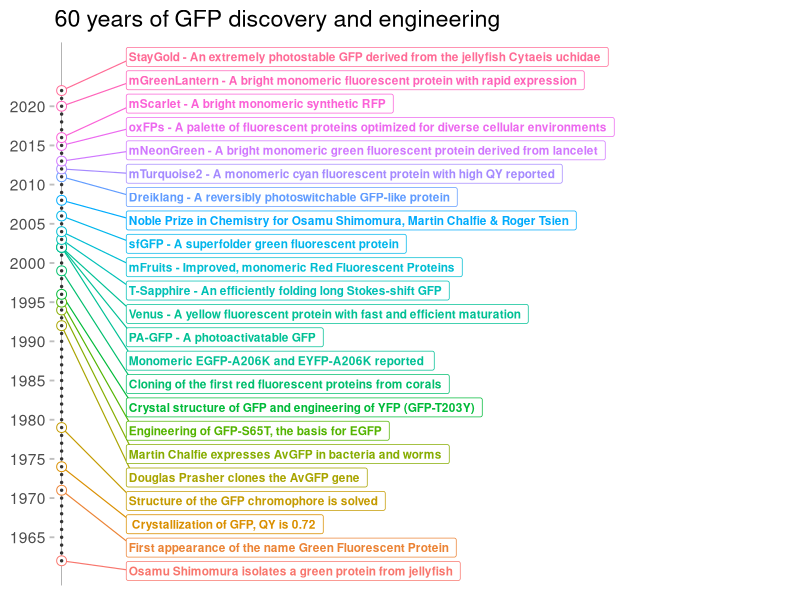
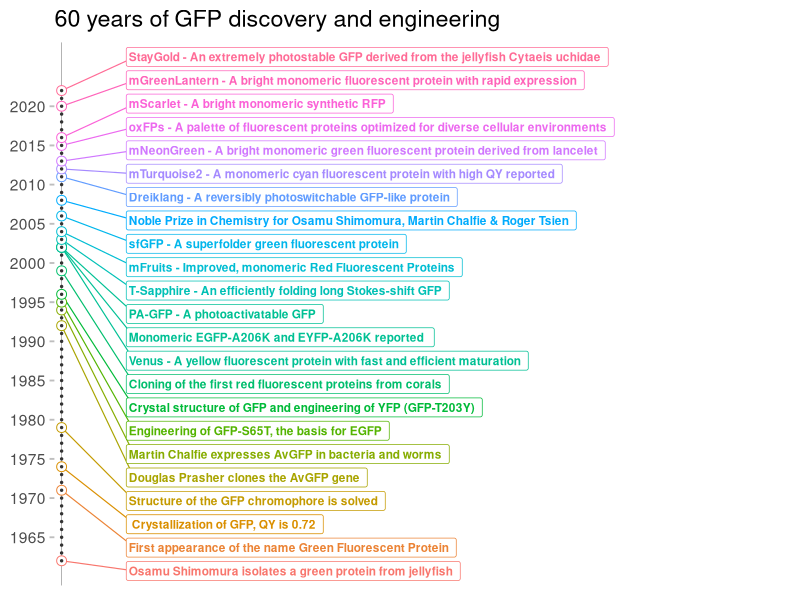

Source code (R) for these figures, in order:

library(ggplot2)
library(ggrepel)

#Read the data
df_timeline <- read.delim("Data-GFP-timeline.txt", sep = '\t' )

#Create a datafram with all years between first and last year of the timeline data
df_yrs <- data.frame(Year=min(df_timeline$Year):max(df_timeline$Year))

#Defining the plot and the theme

ggplot(df_timeline, aes(x=1, y=Year, color=as.factor(Year))) +
  #Create the vertical line
  geom_vline(xintercept = 1.0, size=0.1) +
  #Define the labels
  geom_label_repel(aes(label=Event),
                   fill         = "white",
                   alpha        = 1,
                   nudge_x      = 0.05,
                   direction    = "y",
                   hjust        = 0,
                   segment.size = 0.4,
                   size         = 3,
                   fontface     = "bold",
                   label.r      = 0.1
  ) +
  #Large, open circles are plotted for each event
  geom_point(shape=21, size=3, fill="white") +
  #Small dots are defined for each year
  geom_point(data = df_yrs, aes(x=1), size=0.5, color="grey20") +
  #Set limits for y-axis and define the ticks+labels
  scale_y_continuous(limits = c(1962,2025), breaks = c(seq(1965, 2024, by=5))) +
  #Set limits of the x-axis (which is invisible). Adjust to optimize the layout
  scale_x_continuous(expand = c(0.01, 0), limits = c(1.0,1.5)) +
  theme_minimal(base_size = 14)+
  theme(legend.position = "none",
        panel.grid = element_blank(),
        axis.title = element_blank(), 
        axis.text.x = element_blank(),
        axis.ticks.y.left = element_line(color="grey", linetype = 1)
  ) +
  #Set the title of the figure
  labs(title = "60 years of GFP discovery and engineering") +
  NULL

ggsave("Timeline-GFP.png", device = "png", width = 2000, height = 2400, units="px", dpi=300, bg="white")
